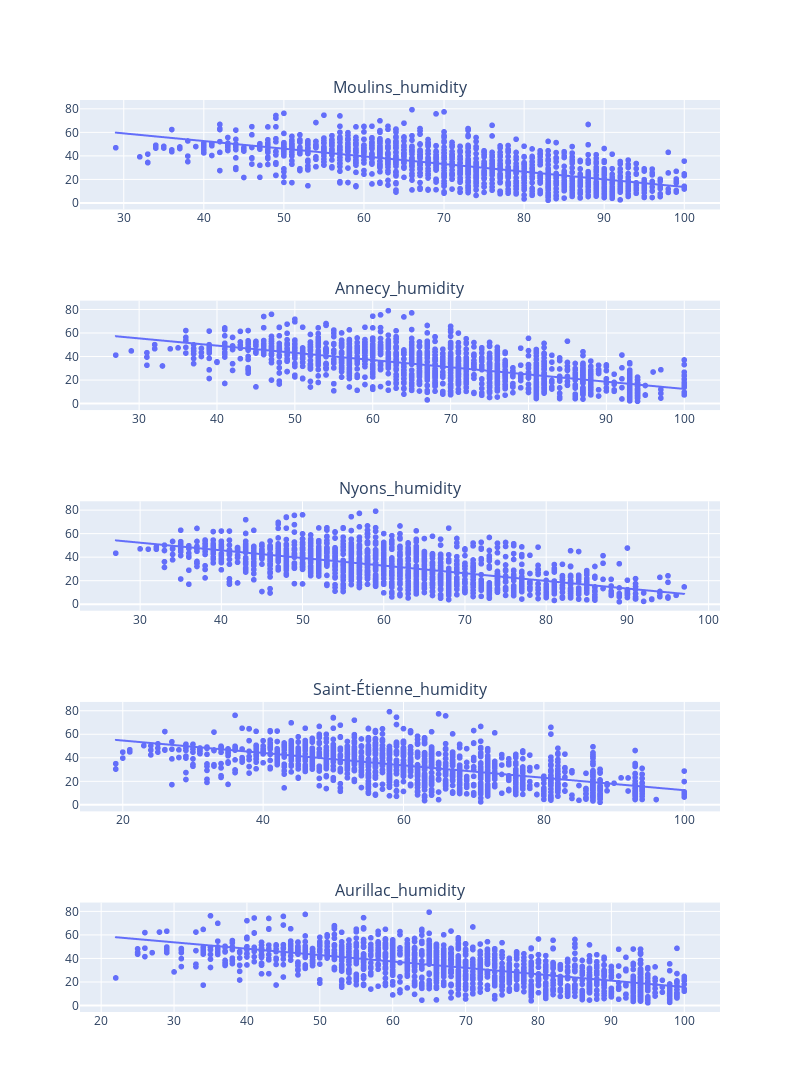

This figure's notebook cell:
### Code cell
n_cols = 1
n_rows = len(variables)  # une ligne par variable
figure = make_subplots(
    rows=n_rows,
    cols=n_cols,
    subplot_titles=variables
)

row = 1
col = 1

for variable in variables:
    # Crée un scatter avec trendline pour la variable courante
    f = px.scatter(df_humidity, x=variable, y=target, trendline='ols')
    
    # Ajoute toutes les traces (points + trendline) au subplot
    for trace in f.data:
        figure.add_trace(trace, row=row, col=col)
    
    # Passe à la ligne suivante si plusieurs colonnes
    row += 1

figure.update_layout(height=300 * n_rows, width=800, showlegend=False)
figure.show()

### Figure 1 — Plotly figure (JSON) as saved in the notebook; plotly's stock layout.template omitted (floating-point values rounded to 4 significant figures; data arrays with more than 128 entries replaced by an {"elided": "..."} marker saying what was removed)
{"data": [{"hovertemplate": "Moulins_humidity=%{x}<br>tch_solaire_(%)=%{y}<extra></extra>", "legendgroup": "", "marker": {"color": "#636efa", "symbol": "circle"}, "mode": "markers", "name": "", "showlegend": false, "type": "scattergl", "x": {"elided": "1389 int values"}, "xaxis": "x", "y": {"elided": "1389 float values"}, "yaxis": "y"}, {"hovertemplate": "<b>OLS trendline</b><br>tch_solaire_(%) = -0.653979 * Moulins_humidity + 79.07<br>R<sup>2</sup>=0.421733<br><br>Moulins_humidity=%{x}<br>tch_solaire_(%)=%{y} <b>(trend)</b><extra></extra>", "legendgroup": "", "marker": {"color": "#636efa", "symbol": "circle"}, "mode": "lines", "name": "", "showlegend": false, "type": "scattergl", "x": {"elided": "1389 int values"}, "xaxis": "x", "y": {"elided": "1389 float values"}, "yaxis": "y"}, {"hovertemplate": "Annecy_humidity=%{x}<br>tch_solaire_(%)=%{y}<extra></extra>", "legendgroup": "", "marker": {"color": "#636efa", "symbol": "circle"}, "mode": "markers", "name": "", "showlegend": false, "type": "scattergl", "x": {"elided": "1389 int values"}, "xaxis": "x2", "y": {"elided": "1389 float values"}, "yaxis": "y2"}, {"hovertemplate": "<b>OLS trendline</b><br>tch_solaire_(%) = -0.615934 * Annecy_humidity + 74.4788<br>R<sup>2</sup>=0.393213<br><br>Annecy_humidity=%{x}<br>tch_solaire_(%)=%{y} <b>(trend)</b><extra></extra>", "legendgroup": "", "marker": {"color": "#636efa", "symbol": "circle"}, "mode": "lines", "name": "", "showlegend": false, "type": "scattergl", "x": {"elided": "1389 int values"}, "xaxis": "x2", "y": {"elided": "1389 float values"}, "yaxis": "y2"}, {"hovertemplate": "Nyons_humidity=%{x}<br>tch_solaire_(%)=%{y}<extra></extra>", "legendgroup": "", "marker": {"color": "#636efa", "symbol": "circle"}, "mode": "markers", "name": "", "showlegend": false, "type": "scattergl", "x": {"elided": "1389 int values"}, "xaxis": "x3", "y": {"elided": "1389 float values"}, "yaxis": "y3"}, {"hovertemplate": "<b>OLS trendline</b><br>tch_solaire_(%) = -0.652355 * Nyons_humidity + 72.3344<br>R<sup>2</sup>=0.361278<br><br>Nyons_humidity=%{x}<br>tch_solaire_(%)=%{y} <b>(trend)</b><extra></extra>", "legendgroup": "", "marker": {"color": "#636efa", "symbol": "circle"}, "mode": "lines", "name": "", "showlegend": false, "type": "scattergl", "x": {"elided": "1389 int values"}, "xaxis": "x3", "y": {"elided": "1389 float values"}, "yaxis": "y3"}, {"hovertemplate": "Saint-Étienne_humidity=%{x}<br>tch_solaire_(%)=%{y}<extra></extra>", "legendgroup": "", "marker": {"color": "#636efa", "symbol": "circle"}, "mode": "markers", "name": "", "showlegend": false, "type": "scattergl", "x": {"elided": "1389 int values"}, "xaxis": "x4", "y": {"elided": "1389 float values"}, "yaxis": "y4"}, {"hovertemplate": "<b>OLS trendline</b><br>tch_solaire_(%) = -0.530001 * Saint-Étienne_humidity + 65.6452<br>R<sup>2</sup>=0.354785<br><br>Saint-Étienne_humidity=%{x}<br>tch_solaire_(%)=%{y} <b>(trend)</b><extra></extra>", "legendgroup": "", "marker": {"color": "#636efa", "symbol": "circle"}, "mode": "lines", "name": "", "showlegend": false, "type": "scattergl", "x": {"elided": "1389 int values"}, "xaxis": "x4", "y": {"elided": "1389 float values"}, "yaxis": "y4"}, {"hovertemplate": "Aurillac_humidity=%{x}<br>tch_solaire_(%)=%{y}<extra></extra>", "legendgroup": "", "marker": {"color": "#636efa", "symbol": "circle"}, "mode": "markers", "name": "", "showlegend": false, "type": "scattergl", "x": {"elided": "1389 int values"}, "xaxis": "x5", "y": {"elided": "1389 float values"}, "yaxis": "y5"}, {"hovertemplate": "<b>OLS trendline</b><br>tch_solaire_(%) = -0.545334 * Aurillac_humidity + 70.3008<br>R<sup>2</sup>=0.401600<br><br>Aurillac_humidity=%{x}<br>tch_solaire_(%)=%{y} <b>(trend)</b><extra></extra>", "legendgroup": "", "marker": {"color": "#636efa", "symbol": "circle"}, "mode": "lines", "name": "", "showlegend": false, "type": "scattergl", "x": {"elided": "1389 int values"}, "xaxis": "x5", "y": {"elided": "1389 float values"}, "yaxis": "y5"}], "layout": {"annotations": [{"font": {"size": 16}, "showarrow": false, "text": "Moulins_humidity", "x": 0.5, "xanchor": "center", "xref": "paper", "y": 1, "yanchor": "bottom", "yref": "paper"}, {"font": {"size": 16}, "showarrow": false, "text": "Annecy_humidity", "x": 0.5, "xanchor": "center", "xref": "paper", "y": 0.78, "yanchor": "bottom", "yref": "paper"}, {"font": {"size": 16}, "showarrow": false, "text": "Nyons_humidity", "x": 0.5, "xanchor": "center", "xref": "paper", "y": 0.56, "yanchor": "bottom", "yref": "paper"}, {"font": {"size": 16}, "showarrow": false, "text": "Saint-Étienne_humidity", "x": 0.5, "xanchor": "center", "xref": "paper", "y": 0.34, "yanchor": "bottom", "yref": "paper"}, {"font": {"size": 16}, "showarrow": false, "text": "Aurillac_humidity", "x": 0.5, "xanchor": "center", "xref": "paper", "y": 0.12, "yanchor": "bottom", "yref": "paper"}], "height": 1500, "showlegend": false, "width": 800, "xaxis": {"anchor": "y", "domain": [0, 1]}, "xaxis2": {"anchor": "y2", "domain": [0, 1]}, "xaxis3": {"anchor": "y3", "domain": [0, 1]}, "xaxis4": {"anchor": "y4", "domain": [0, 1]}, "xaxis5": {"anchor": "y5", "domain": [0, 1]}, "yaxis": {"anchor": "x", "domain": [0.88, 1]}, "yaxis2": {"anchor": "x2", "domain": [0.66, 0.78]}, "yaxis3": {"anchor": "x3", "domain": [0.44, 0.56]}, "yaxis4": {"anchor": "x4", "domain": [0.22, 0.34]}, "yaxis5": {"anchor": "x5", "domain": [0, 0.12]}}}
